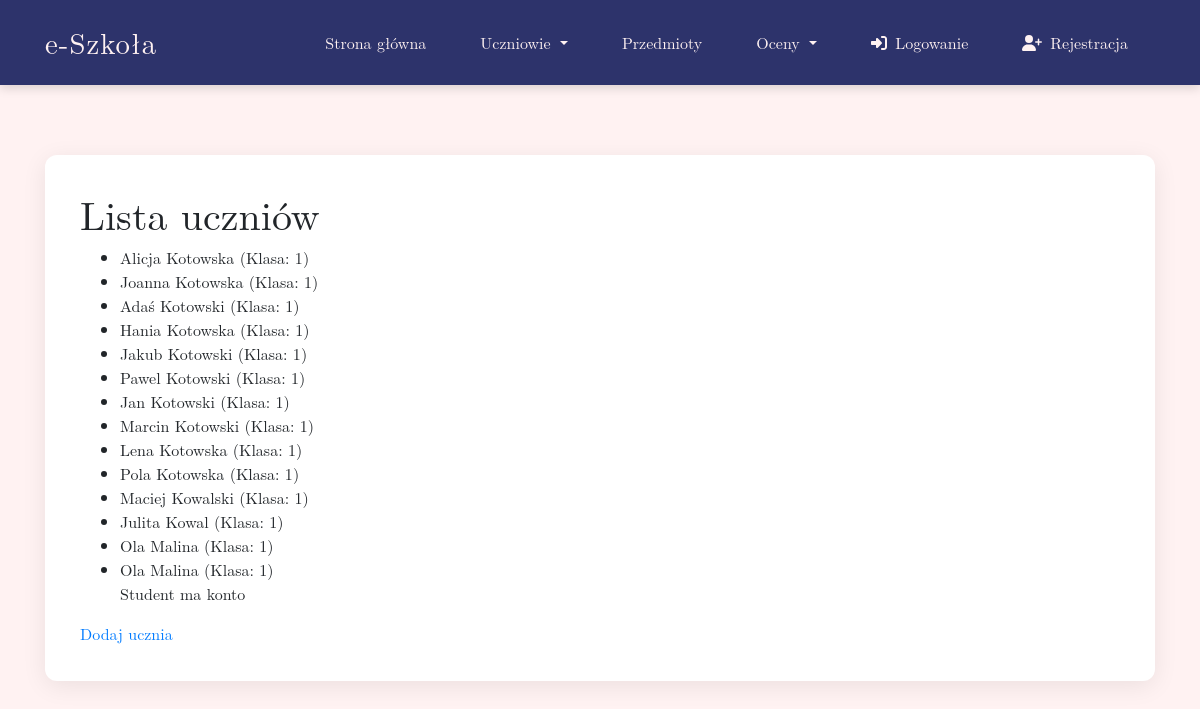
The page /student_list/ on the database its author committed.
### journal/models.py (models this page shows, shortened)
class Student(models.Model):
    user = models.OneToOneField(User, on_delete=models.CASCADE, null=True, blank=True)
    first_name = models.CharField(max_length=50)
    second_name = models.CharField(max_length=50)
    class_number = models.PositiveIntegerField(default=1)

### journal/views.py (the view)
# urls.py: path('student_list/', StudentListView.as_view(), name='student_list'),
class StudentListView(ListView):
    template_name = "journal/student_list.html"
    model = Student
    context_object_name = "students"

### journal/templates/journal/student_list.html (shortened to what this page needs)
{% extends 'journal/base.html' %}
{% block content %}
<h1>Lista uczniów</h1>
<ul>
  {% for student in students %}
  <li>
    {{ student.first_name }} {{ student.second_name }} (Klasa: {{ student.class_number }})
    {% if student.user %}
    <p> Student ma konto</p>
    {% endif %}
  </li>
  {% endfor %}
</ul>
<a href="{% url 'student_add' %}">Dodaj ucznia</a>
{% endblock %}

### static/css/base.css (style rules this page uses)
:root { --primary-bg: #FFF2F2; --nav-bg: #2D336B; --accent-blue: #7886C7; --hover-blue: #A9B5DF; }
body { background: var(--primary-bg); font-family: 'Latin Modern Roman', 'Georgia', serif; min-height: 100vh; display: flex; flex-direction: column; }

### rows shown on the page
Student: first_name "Alicja", second_name "Kotowska", class_number "1"
Student: first_name "Joanna", second_name "Kotowska", class_number "1"
Student: first_name "Adaś", second_name "Kotowski", class_number "1"
Student: first_name "Hania", second_name "Kotowska", class_number "1"
Student: first_name "Jakub", second_name "Kotowski", class_number "1"
Student: first_name "Pawel", second_name "Kotowski", class_number "1"
Student: first_name "Jan", second_name "Kotowski", class_number "1"
Student: first_name "Marcin", second_name "Kotowski", class_number "1"
Student: first_name "Lena", second_name "Kotowska", class_number "1"
Student: first_name "Pola", second_name "Kotowska", class_number "1"
Student: first_name "Maciej", second_name "Kowalski", class_number "1"
Student: first_name "Julita", second_name "Kowal", class_number "1"
Student: first_name "Ola", second_name "Malina", class_number "1"
Student: first_name "Ola", second_name "Malina", class_number "1", shows "Student ma konto"
